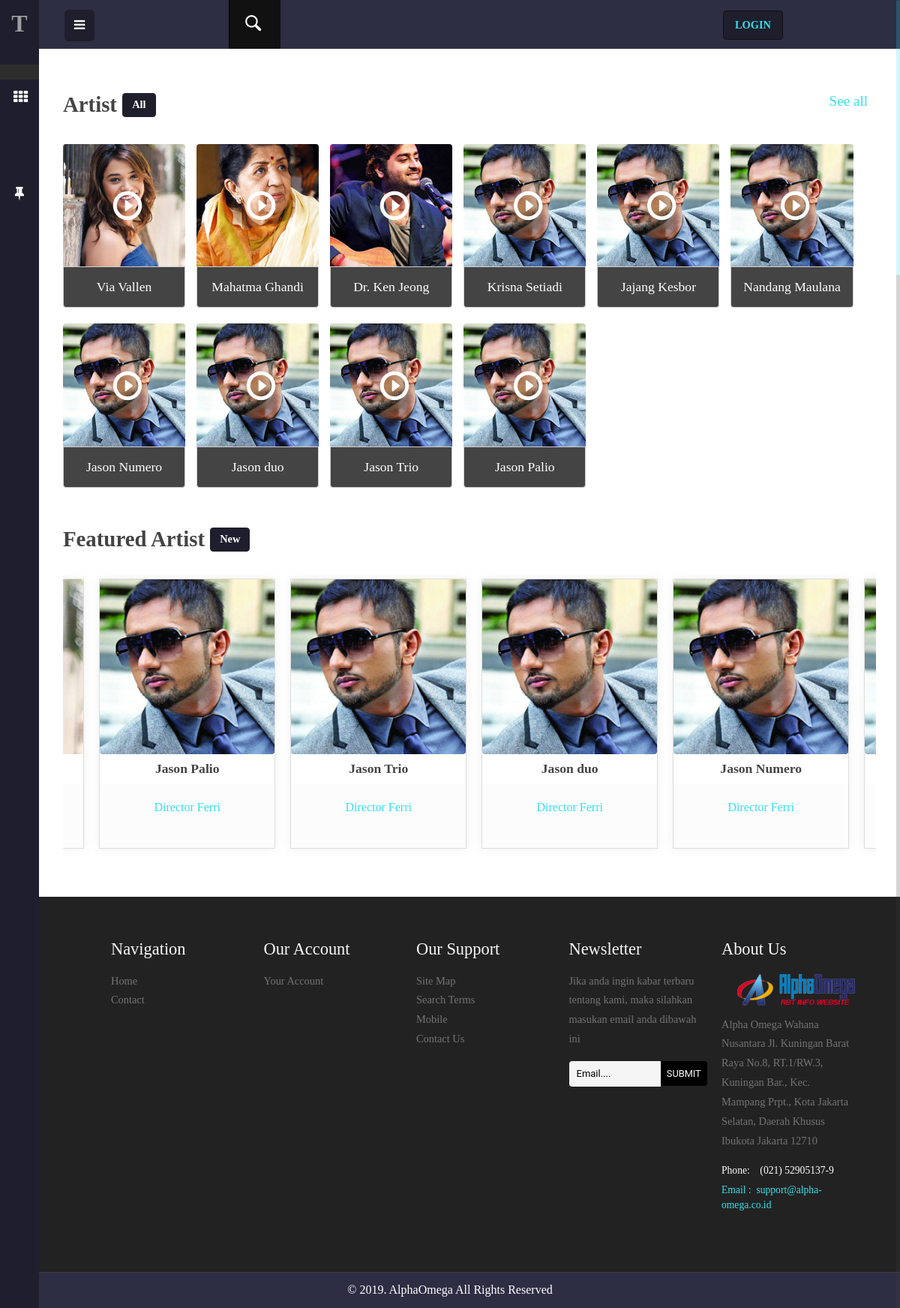
The page /index.php/c_artist on the database its author committed.
### tables this page shows
CREATE TABLE `t_artist` (
  `id_artists` int(11) NOT NULL,
  `partner_id` int(11) NOT NULL,
  `nama_artist` varchar(25) NOT NULL,
  `bio` text NOT NULL,
  `picture_artist` varchar(100) NOT NULL,
  `aktif` tinyint(1) NOT NULL DEFAULT 0
);

CREATE TABLE `t_partner` (
  `id_partner` int(11) NOT NULL,
  `nomor_induk` varchar(16) DEFAULT NULL,
  `nama_partner` varchar(25) NOT NULL,
  `email_partner` varchar(50) NOT NULL,
  `no_telpon` varchar(13) NOT NULL,
  `jk` enum('pria','wanita') NOT NULL,
  `alamat` varchar(150) NOT NULL,
  `aktif` tinyint(1) NOT NULL DEFAULT 0
);

### application/controllers/C_Artist.php (called while the page is built, shortened)
<?php
class C_Artist extends CI_Controller
{
    function __construct()
    {
        $this->load->model('M_Artist');
        $this->load->library('pagination');
		$this->load->model('M_Dashboard');
		$this->load->model('M_Partner');
    }
    function index()
    {
        $data = array(
            "title" => "Artist",
        );
        $config['base_url'] = base_url('artist/page');
        $config['total_rows'] = $this->db->count_all('t_artist');
        $config['per_page'] = 12;
        $config['uri_segment'] = 3;
        $config['first_link']       = 'First';
        $config['last_link']        = 'Last';
        $config['next_link']        = 'Next';
        $config['prev_link']        = 'Prev';
        $config['full_tag_open']    = '<div class="pagging text-center"><nav><ul class="pagination justify-content-center">';
        $config['full_tag_close']   = '</ul></nav></div>';
        $config['num_tag_open']     = '<li class="page-item"><span class="page-link">';
        $config['num_tag_close']    = '</span></li>';
        $config['cur_tag_open']     = '<li class="page-item active"><span class="page-link">';
        $config['cur_tag_close']    = '<span class="sr-only">(current)</span></span></li>';
        $config['next_tag_open']    = '<li class="page-item"><span class="page-link">';
        $config['next_tagl_close']  = '<span aria-hidden="true">&raquo;</span></span></li>';
        $config['prev_tag_open']    = '<li class="page-item"><span class="page-link">';
        $config['prev_tagl_close']  = '</span>Next</li>';
        $config['first_tag_open']   = '<li class="page-item"><span class="page-link">';
        $config['first_tagl_close'] = '</span></li>';
        $config['last_tag_open']    = '<li class="page-item"><span class="page-link">';
        $config['last_tagl_close']  = '</span></li>';
        $this->pagination->initialize($config);
        $page = ($this->uri->segment(3)) ? $this->uri->segment(3) : 0;
        $data['data'] = $this->M_Artist->get_artist($config['per_page'], $page);
        $data['pagination'] = $this->pagination->create_links();
		$data['new_a'] = $this->M_Artist->get_new_artist();
        $this->load->view('main_page/V_Artist',$data);
    }
}

### index.php (called while the page is built, shortened)
<?php
require_once BASEPATH.'core/CodeIgniter.php';

### application/config/config.php (called while the page is built, shortened)
<?php
$config['base_url'] = 'http' . ((isset($_SERVER['HTTPS']) && $_SERVER['HTTPS'] == 'on') ? 's' : '')
    .'://'.$_SERVER['HTTP_HOST'].str_replace('//','/',dirname($_SERVER['SCRIPT_NAME']).'/');
$config['index_page'] = '';
$config['uri_protocol']	= 'REQUEST_URI';
$config['url_suffix'] = '';
$config['language']	= 'english';
$config['charset'] = 'UTF-8';
$config['enable_hooks'] = FALSE;
$config['subclass_prefix'] = 'MY_';
$config['composer_autoload'] = FALSE;
$config['permitted_uri_chars'] = 'a-z 0-9~%.:_\-';
$config['enable_query_strings'] = FALSE;
$config['controller_trigger'] = 'c';
$config['function_trigger'] = 'm';
$config['directory_trigger'] = 'd';
$config['allow_get_array'] = TRUE;
$config['log_threshold'] = 0;
$config['log_path'] = '';
$config['log_file_extension'] = '';
$config['log_file_permissions'] = 0644;
$config['log_date_format'] = 'Y-m-d H:i:s';
$config['error_views_path'] = '';
$config['cache_path'] = '';
$config['cache_query_string'] = FALSE;
$config['encryption_key'] = 'qwertyASDFGZXCVbnmLKJHGuiop1234567890+_)(*&^%$#@!<>?":{}';
$config['sess_driver'] = 'files';
$config['sess_cookie_name'] = 'ci_session';
$config['sess_expiration'] = 7200;
$config['sess_save_path'] = NULL;
$config['sess_match_ip'] = FALSE;
$config['sess_time_to_update'] = 300;
$config['sess_regenerate_destroy'] = FALSE;
$config['cookie_prefix']	= '';
$config['cookie_domain']	= '';
$config['cookie_path']		= '/';
$config['cookie_secure']	= FALSE;
$config['cookie_httponly'] 	= FALSE;
$config['standardize_newlines'] = FALSE;
$config['global_xss_filtering'] = FALSE;
$config['csrf_protection'] = FALSE;
$config['csrf_token_name'] = 'csrf_test_name';
$config['csrf_cookie_name'] = 'csrf_cookie_name';
$config['csrf_expire'] = 7200;
$config['csrf_regenerate'] = TRUE;
$config['csrf_exclude_uris'] = array();
$config['compress_output'] = FALSE;
$config['time_reference'] = 'local';
$config['rewrite_short_tags'] = FALSE;
$config['proxy_ips'] = '';

### application/models/M_Artist.php (called while the page is built, shortened)
<?php
class M_Artist extends CI_Model
{
    function get_artist($limit,$start)
    {
        $this->db->where('t_artist.aktif',TRUE);
        $query = $this->db->get('t_artist',$limit,$start)->result();
        return $query;
    }
	function get_new_artist()
	{
		$this->db->select('*');
		$this->db->from('t_artist');
		$this->db->join('t_partner','t_partner.id_partner=t_artist.partner_id');
		$this->db->order_by('id_artists','DESC');
		$this->db->limit('10');
		return $this->db->get()->result();
	}
}

### application/views/main_page/V_Artist.php (the view, shortened to what this page needs)
  <div id="page-wrapper">
      <div class="inner-content">
          <div class="music-browse">
              <link href="<?php echo base_url('assets/main_page/')?>css/popuo-box.css" rel="stylesheet" type="text/css" media="all">
              <div class="browse">
                  <div class="tittle-head two">
                      <h3 class="tittle">Artist <span class="new">All </span></h3>
                      <a href="<?php echo base_url('assets/main_page/')?>browse.html"><h4 class="tittle third">See all</h4></a>
                      <div class="clearfix"> </div>
                  </div>
                      <div class="tab-content">
                          <div id="" class="tab-pane fade in active">
                              <div class="browse-inner">
                                  <?php if (isset($data)) {
                                  foreach ($data as $dat) {
                                      ?>
                                  <div class="col-md-3 artist-grid">
                                      <a  href="<?php echo base_url('assets/main_page/')?>single.html"><img src="<?php echo base_url('assets/foto_artis/');echo $dat->picture_artist;?>" title="allbum-name"></a>
                                      <a href="<?php echo base_url('assets/main_page/')?>single.html"><i class="glyphicon glyphicon-play-circle"></i></a>
                                      <a class="art" href="<?php echo base_url('assets/main_page/')?>single.html"><?php echo $dat->nama_artist;?></a>
                                  </div>
                                  <?php }?>
                                  <?php
                                  }
                              else {
                                  echo "<div>Kosong.</div>";
                              }
                              ?>
                              </div>
                          </div>
                      </div>
		</div>
				<div class="review-slider">
					<div class="tittle-head">
						<h3 class="tittle">Featured Artist <span class="new"> New</span></h3>
						<div class="clearfix"> </div>
					</div>
					<ul id="flexiselDemo1">
						<?php if (isset($new_a)) {
							foreach ($new_a as $a) {
								?>
								<li>
									<a href="<?php echo base_url('assets/main_page/')?>single.html"><img src="<?php echo base_url('assets/main_page/')?>images/<?php echo $a->picture_artist;?>" alt=""/></a>
									<div class="slide-title"><h4><?php echo $a->nama_artist?></div>
									<div class="date-city">
										<h5><?php echo $a->nama_partner?></h5>
									</div>
								</li>
							<?php }?>
							<?php
						}
						else {
							echo "<div>Kosong.</div>";
						}
						?>
					</ul>
				</div>
			</div>
</div>
                  </div>

### rows shown on the page
t_artist: picture_artist (picture), nama_artist "Via Vallen"
t_artist: picture_artist (picture), nama_artist "Mahatma Ghandi"
t_artist: picture_artist (picture), nama_artist "Dr. Ken Jeong"
t_artist: picture_artist (picture), nama_artist "Krisna Setiadi"
t_artist: picture_artist (picture), nama_artist "Jajang Kesbor"
t_artist: picture_artist (picture), nama_artist "Nandang Maulana"
t_artist: picture_artist (picture), nama_artist "Jason Numero", partner.nama_partner "Director Ferri"
t_artist: picture_artist (picture), nama_artist "Jason duo", partner.nama_partner "Director Ferri"
t_artist: picture_artist (picture), nama_artist "Jason Trio", partner.nama_partner "Director Ferri"
t_artist: picture_artist (picture), nama_artist "Jason Palio", partner.nama_partner "Director Ferri"
